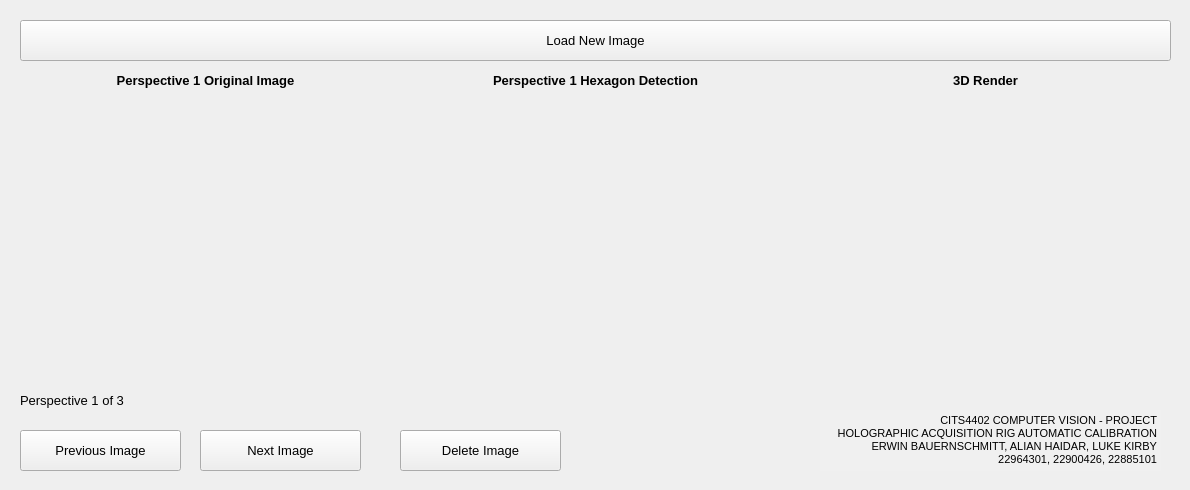
<?xml version="1.0" encoding="UTF-8"?>
<ui version="4.0">
 <class>Form</class>
 <widget class="QWidget" name="Form">
  <property name="geometry">
   <rect>
    <x>0</x>
    <y>0</y>
    <width>1190</width>
    <height>490</height>
   </rect>
  </property>
  <property name="minimumSize">
   <size>
    <width>1190</width>
    <height>490</height>
   </size>
  </property>
  <property name="maximumSize">
   <size>
    <width>1190</width>
    <height>490</height>
   </size>
  </property>
  <property name="font">
   <font>
    <pointsize>10</pointsize>
    <stylestrategy>PreferDefault</stylestrategy>
   </font>
  </property>
  <property name="windowTitle">
   <string>Holographic Acquisition Rig Automatic Calibration</string>
  </property>
  <property name="windowIcon">
   <iconset>
    <normaloff>favicon.ico</normaloff>favicon.ico</iconset>
  </property>
  <property name="autoFillBackground">
   <bool>false</bool>
  </property>
  <widget class="QPushButton" name="load_image_button">
   <property name="geometry">
    <rect>
     <x>20</x>
     <y>20</y>
     <width>1151</width>
     <height>41</height>
    </rect>
   </property>
   <property name="text">
    <string>Load New Image</string>
   </property>
   <property name="shortcut">
    <string>Ctrl+O</string>
   </property>
  </widget>
  <widget class="QLabel" name="original_label">
   <property name="geometry">
    <rect>
     <x>90</x>
     <y>65</y>
     <width>231</width>
     <height>31</height>
    </rect>
   </property>
   <property name="font">
    <font>
     <weight>75</weight>
     <bold>true</bold>
    </font>
   </property>
   <property name="text">
    <string>Perspective 1 Original Image</string>
   </property>
   <property name="alignment">
    <set>Qt::AlignCenter</set>
   </property>
  </widget>
  <widget class="QLabel" name="processed_label">
   <property name="geometry">
    <rect>
     <x>470</x>
     <y>65</y>
     <width>251</width>
     <height>31</height>
    </rect>
   </property>
   <property name="font">
    <font>
     <weight>75</weight>
     <bold>true</bold>
    </font>
   </property>
   <property name="text">
    <string>Perspective 1 Hexagon Detection</string>
   </property>
   <property name="alignment">
    <set>Qt::AlignCenter</set>
   </property>
  </widget>
  <widget class="QLabel" name="original_image">
   <property name="geometry">
    <rect>
     <x>20</x>
     <y>100</y>
     <width>371</width>
     <height>271</height>
    </rect>
   </property>
   <property name="sizePolicy">
    <sizepolicy hsizetype="Fixed" vsizetype="Fixed">
     <horstretch>0</horstretch>
     <verstretch>0</verstretch>
    </sizepolicy>
   </property>
   <property name="frameShadow">
    <enum>QFrame::Sunken</enum>
   </property>
   <property name="text">
    <string/>
   </property>
   <property name="scaledContents">
    <bool>false</bool>
   </property>
   <property name="alignment">
    <set>Qt::AlignCenter</set>
   </property>
  </widget>
  <widget class="QLabel" name="processed_image">
   <property name="geometry">
    <rect>
     <x>410</x>
     <y>100</y>
     <width>371</width>
     <height>271</height>
    </rect>
   </property>
   <property name="text">
    <string/>
   </property>
   <property name="alignment">
    <set>Qt::AlignCenter</set>
   </property>
  </widget>
  <widget class="QTextBrowser" name="info_label">
   <property name="geometry">
    <rect>
     <x>820</x>
     <y>410</y>
     <width>341</width>
     <height>61</height>
    </rect>
   </property>
   <property name="autoFillBackground">
    <bool>false</bool>
   </property>
   <property name="styleSheet">
    <string notr="true">background-color: rgb(240, 240, 240);</string>
   </property>
   <property name="frameShape">
    <enum>QFrame::NoFrame</enum>
   </property>
   <property name="verticalScrollBarPolicy">
    <enum>Qt::ScrollBarAlwaysOff</enum>
   </property>
   <property name="horizontalScrollBarPolicy">
    <enum>Qt::ScrollBarAlwaysOff</enum>
   </property>
   <property name="html">
    <string>&lt;!DOCTYPE HTML PUBLIC &quot;-//W3C//DTD HTML 4.0//EN&quot; &quot;http://www.w3.org/TR/REC-html40/strict.dtd&quot;&gt;
&lt;html&gt;&lt;head&gt;&lt;meta name=&quot;qrichtext&quot; content=&quot;1&quot; /&gt;&lt;style type=&quot;text/css&quot;&gt;
p, li { white-space: pre-wrap; }
&lt;/style&gt;&lt;/head&gt;&lt;body style=&quot; font-family:'MS Shell Dlg 2'; font-size:10pt; font-weight:400; font-style:normal;&quot;&gt;
&lt;p align=&quot;right&quot; style=&quot; margin-top:0px; margin-bottom:0px; margin-left:0px; margin-right:0px; -qt-block-indent:0; text-indent:0px;&quot;&gt;&lt;span style=&quot; font-family:'Consolas,Courier New,monospace'; font-size:8pt; color:#000000;&quot;&gt;CITS4402 COMPUTER VISION - PROJECT&lt;/span&gt;&lt;/p&gt;
&lt;p align=&quot;right&quot; style=&quot; margin-top:0px; margin-bottom:0px; margin-left:0px; margin-right:0px; -qt-block-indent:0; text-indent:0px;&quot;&gt;&lt;span style=&quot; font-family:'Consolas,Courier New,monospace'; font-size:8pt; color:#000000;&quot;&gt;HOLOGRAPHIC ACQUISITION RIG AUTOMATIC CALIBRATION&lt;/span&gt;&lt;/p&gt;
&lt;p align=&quot;right&quot; style=&quot; margin-top:0px; margin-bottom:0px; margin-left:0px; margin-right:0px; -qt-block-indent:0; text-indent:0px;&quot;&gt;&lt;span style=&quot; font-family:'Consolas,Courier New,monospace'; font-size:8pt; color:#000000;&quot;&gt;ERWIN BAUERNSCHMITT, ALIAN HAIDAR, LUKE KIRBY&lt;/span&gt;&lt;/p&gt;
&lt;p align=&quot;right&quot; style=&quot; margin-top:0px; margin-bottom:0px; margin-left:0px; margin-right:0px; -qt-block-indent:0; text-indent:0px;&quot;&gt;&lt;span style=&quot; font-family:'Consolas,Courier New,monospace'; font-size:8pt; color:#000000;&quot;&gt; 22964301, 22900426, 22885101&lt;/span&gt;&lt;/p&gt;&lt;/body&gt;&lt;/html&gt;</string>
   </property>
  </widget>
  <widget class="QPushButton" name="previous_image_button">
   <property name="geometry">
    <rect>
     <x>20</x>
     <y>430</y>
     <width>161</width>
     <height>41</height>
    </rect>
   </property>
   <property name="text">
    <string>Previous Image</string>
   </property>
   <property name="shortcut">
    <string>Ctrl+O</string>
   </property>
  </widget>
  <widget class="QLabel" name="render_image">
   <property name="geometry">
    <rect>
     <x>800</x>
     <y>100</y>
     <width>371</width>
     <height>271</height>
    </rect>
   </property>
   <property name="text">
    <string/>
   </property>
   <property name="alignment">
    <set>Qt::AlignCenter</set>
   </property>
  </widget>
  <widget class="QLabel" name="render_label">
   <property name="geometry">
    <rect>
     <x>920</x>
     <y>65</y>
     <width>131</width>
     <height>31</height>
    </rect>
   </property>
   <property name="font">
    <font>
     <weight>75</weight>
     <bold>true</bold>
    </font>
   </property>
   <property name="text">
    <string>3D Render</string>
   </property>
   <property name="alignment">
    <set>Qt::AlignCenter</set>
   </property>
  </widget>
  <widget class="QLabel" name="perspective_number">
   <property name="geometry">
    <rect>
     <x>20</x>
     <y>390</y>
     <width>201</width>
     <height>21</height>
    </rect>
   </property>
   <property name="text">
    <string>Perspective 1 of 3</string>
   </property>
  </widget>
  <widget class="QPushButton" name="next_image_button">
   <property name="geometry">
    <rect>
     <x>200</x>
     <y>430</y>
     <width>161</width>
     <height>41</height>
    </rect>
   </property>
   <property name="text">
    <string>Next Image</string>
   </property>
   <property name="shortcut">
    <string>Ctrl+O</string>
   </property>
  </widget>
  <widget class="QPushButton" name="delete_image_button">
   <property name="geometry">
    <rect>
     <x>400</x>
     <y>430</y>
     <width>161</width>
     <height>41</height>
    </rect>
   </property>
   <property name="text">
    <string>Delete Image</string>
   </property>
   <property name="shortcut">
    <string>Ctrl+O</string>
   </property>
  </widget>
  <zorder>load_image_button</zorder>
  <zorder>processed_label</zorder>
  <zorder>original_label</zorder>
  <zorder>original_image</zorder>
  <zorder>processed_image</zorder>
  <zorder>info_label</zorder>
  <zorder>previous_image_button</zorder>
  <zorder>render_image</zorder>
  <zorder>render_label</zorder>
  <zorder>perspective_number</zorder>
  <zorder>next_image_button</zorder>
  <zorder>delete_image_button</zorder>
 </widget>
 <resources/>
 <connections/>
</ui>
